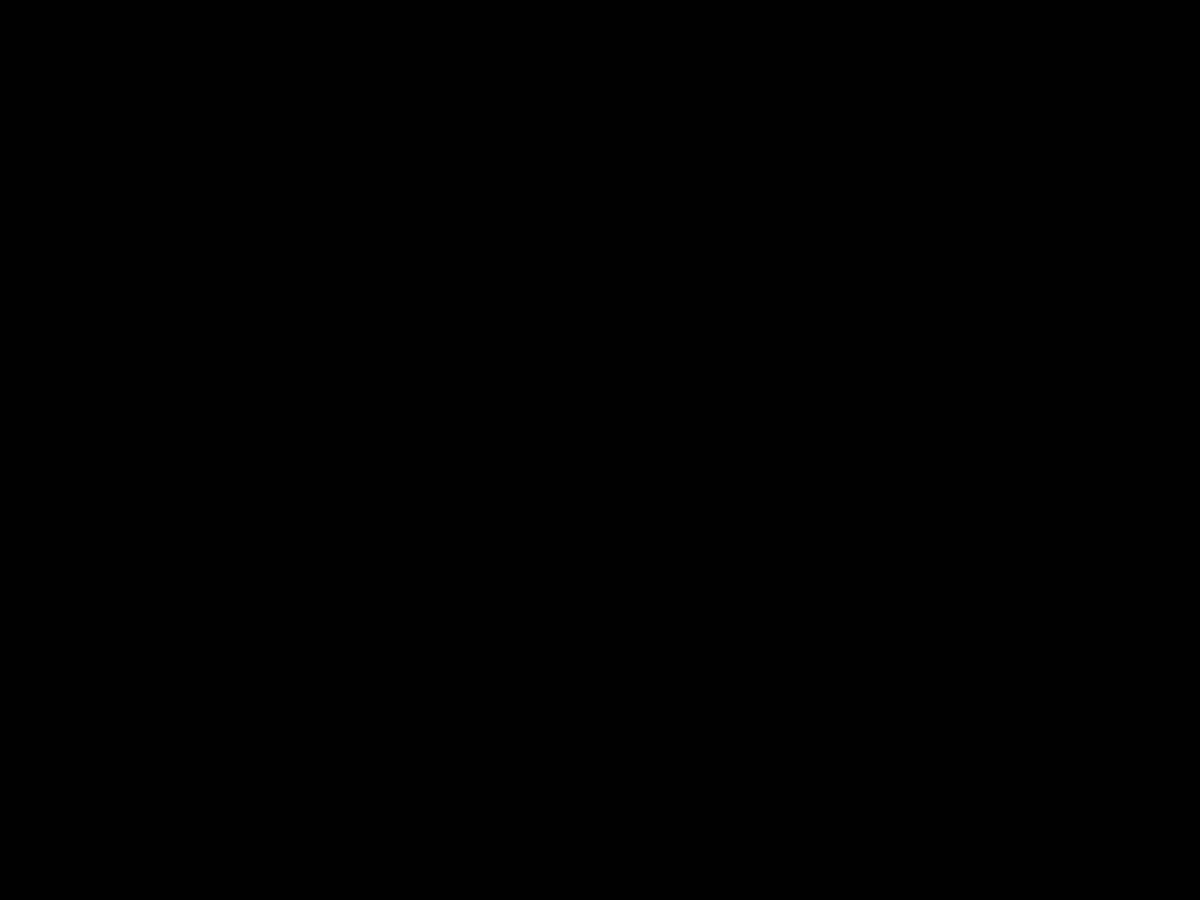
Frame 1 (no input)
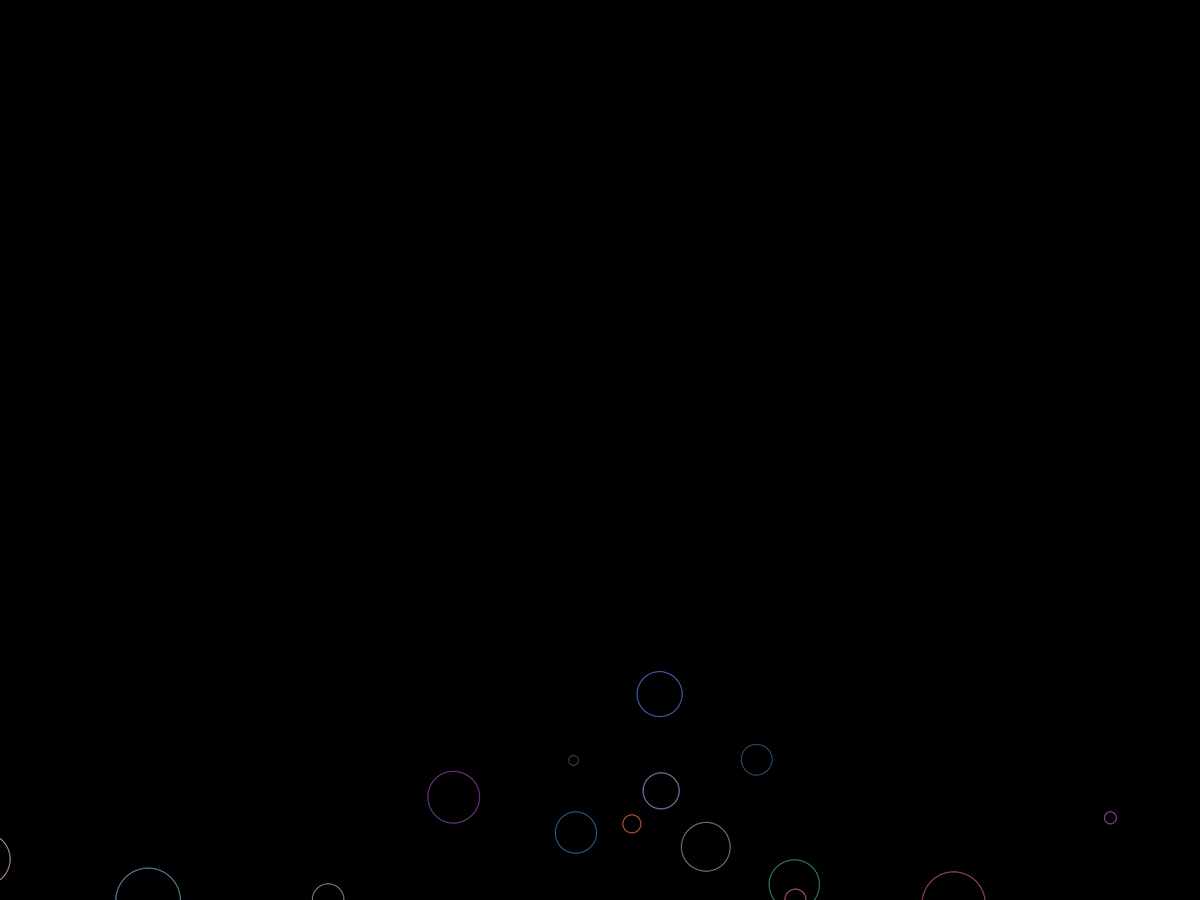
Frame 60 (the mouse pressed at the canvas centre just before this capture)
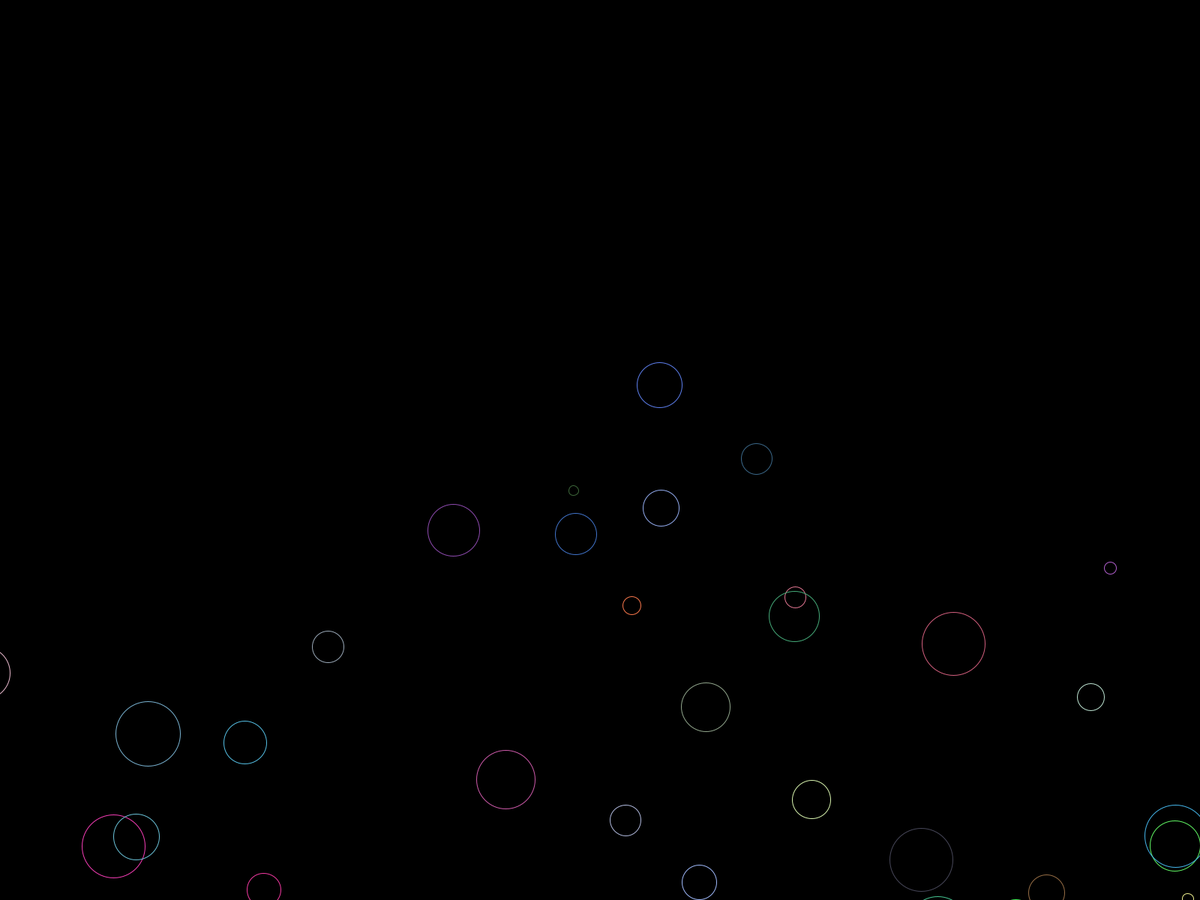
Frame 120 (the mouse held since frame 60 and released just before this capture)

The Processing sketch that drew these frames (run headless with seeded random() and noise(); from frame 60 on, the mouse is pressed at the canvas centre):

// Processing sketch: Bubbles
// ── Bubbles.pde
class Bubble
{
  public
    Bubble(int dim_, int R_, int G_, int B_)
    { 
      this.dim = dim_;
      this.R = R_;
      this.G = G_;
      this.B = B_;
    };
    void drawBubble(float x_, float y_)
    {
      stroke(this.R, this.G, this.B);
      noFill();
      ellipse(x_, y_, this.dim, this.dim);
    }
  private
    int dim;
    int R, G, B;
}

class data
{
  float x_pos;
  float y_pos;
  float acc;
}
int Rstd = 155;
int Gstd = 155;
int Bstd = 155;
int Rvar = 100;
int Gvar = 100;
int Bvar = 100;
int bubblecount = 100;
Bubble[] list = new Bubble[bubblecount];
data[] control = new data[bubblecount];

void generateRandomData(int i_)
{
  control[i_] = new data();
  control[i_].x_pos = random(width + 180) - 90;
  control[i_].y_pos = height + random(height) + 90;
  control[i_].acc = -(random(height/200) + 1);
  int a = floor(random(80))+10;
  int R = Rstd + (floor(random(2*Rvar)) - Rvar);
  int G = Gstd + (floor(random(2*Gvar)) - Gvar);
  int B = Bstd + (floor(random(2*Bvar)) - Bvar);
  list[i_] = new Bubble(a, R, G, B);    
}

void setup()
{
  fullScreen();
  background(0);
  //size(1366,768);
  for (int i=0; i<bubblecount; i++) generateRandomData(i);   
}

void draw()
{
  background(0);
  for (int i=0; i<bubblecount; i++)
  {
    list[i].drawBubble(control[i].x_pos, control[i].y_pos+=control[i].acc);
    if (control[i].y_pos < -90) generateRandomData(i);
  }
}
